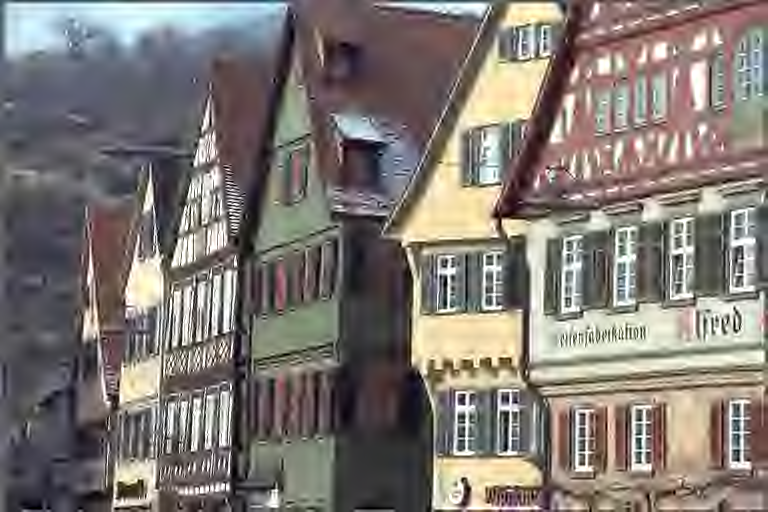
%> input picture test_syn(DMOS=61.18).bmp, 768 x 512 px
$ octave --eval "result = ext_feats_DCT(imread('../test_syn(DMOS=61.18).bmp'));"   (GNU Octave 9; MATLAB toolbox functions it lacks are replaced by stand-ins)
%> lines starting %> are read from the running program, lines starting %| are printed output that depends on the picture
### dct_feats/co_benford.m
function output = co_benford(img)
%% benford's law

benf_stb = [31,17.6,12.5,9.7,7.9,6.7,5.8,5.1,4.6]';

I = dct2(img);

leading_digits = [];

leading_digits = str2double(regexp(sprintf('%e ',I.'), '\d\.', 'match'));

sat_digits = tabulate(leading_digits);
if length(sat_digits) == 9
    dist = (sat_digits(:,3)-benf_stb).^2;
else
    dist = (sat_digits(2:10,3)-benf_stb).^2;
end

output = sqrt(sum(dist));

### dct_feats/ext_feats_DCT.m
function features = ext_feats_DCT(I)
%% Extract Features in DCT Domain

    h = fspecial('gaussian',3);
    Img = double(I(:,:,1));

    disp('Time of extracting features in the transform domain')
    tic
%% 1st scale
    %% Benford's Law

    ben = co_benford(Img);

    %% Energy Subband Ratio

    all_en_rto = blkproc(Img,[3,3],[1,1],@co_energy_subband_ratio);
    en_rto_temp = sort(all_en_rto(:),'descend');
    en_rto_mean100 = mean(en_rto_temp);
    en_rto_mean10 = mean(en_rto_temp(1:ceil(length(en_rto_temp)/10)));

    %% Frequency Variation in Three Orientations

    var_orientation = blkproc(Img,[3 3],[1,1],@co_orientation);
    all_ori_temp = sort(var_orientation(:),'descend');
    all_ori_mean100 = mean(all_ori_temp);
    all_ori_mean10 = mean(all_ori_temp(1:ceil(length(all_ori_temp)/10)));

    features1 = [ben,en_rto_mean100,en_rto_mean10,all_ori_mean100,all_ori_mean10];

%% 2nd scale

    Img1_filtered=double(imfilter(Img,h));
    Img2 = Img1_filtered(2:2:end,2:2:end);

    %% Benford's Law

    ben = co_benford(Img2);

    %% Energy Subband Ratio

    all_en_rto = blkproc(Img2,[3,3],[1,1],@co_energy_subband_ratio);
    en_rto_temp = sort(all_en_rto(:),'descend');
    en_rto_mean100 = mean(en_rto_temp);
    en_rto_mean10 = mean(en_rto_temp(1:ceil(length(en_rto_temp)/10)));

    %% Frequency Variation in Three Orientations

    var_orientation = blkproc(Img2,[3 3],[1,1],@co_orientation);
    all_ori_temp = sort(var_orientation(:),'descend');
    all_ori_mean100 = mean(all_ori_temp);
    all_ori_mean10 = mean(all_ori_temp(1:ceil(length(all_ori_temp)/10)));

    features2 = [ben,en_rto_mean100,en_rto_mean10,all_ori_mean100,all_ori_mean10];

    clear en_rto_temp  all_ori_temp

%% 3th scale

    Img2_filtered=double(imfilter(Img2,h));
    Img3 = Img2_filtered(2:2:end,2:2:end);

    %% Energy Subband Ratio

    all_en_rto = blkproc(Img3,[3,3],[1,1],@co_energy_subband_ratio);
    en_rto_temp = sort(all_en_rto(:),'descend');
    en_rto_mean100 = mean(en_rto_temp);
    en_rto_mean10 = mean(en_rto_temp(1:ceil(length(en_rto_temp)/10)));

    %% Frequency Variation in Three Orientations

        var_orientation = blkproc(Img3,[3 3],[1,1],@co_orientation);
    all_ori_temp = sort(var_orientation(:),'descend');
    all_ori_mean100 = mean(all_ori_temp);
    all_ori_mean10 = mean(all_ori_temp(1:ceil(length(all_ori_temp)/10)));

    features3 = [en_rto_mean100,en_rto_mean10,all_ori_mean100,all_ori_mean10];

    clear en_rto_temp  all_ori_temp
    toc;
features =  [features1,features2,features3];
%> in ext_feats_DCT, `Img = double(I(:,:,1));`:
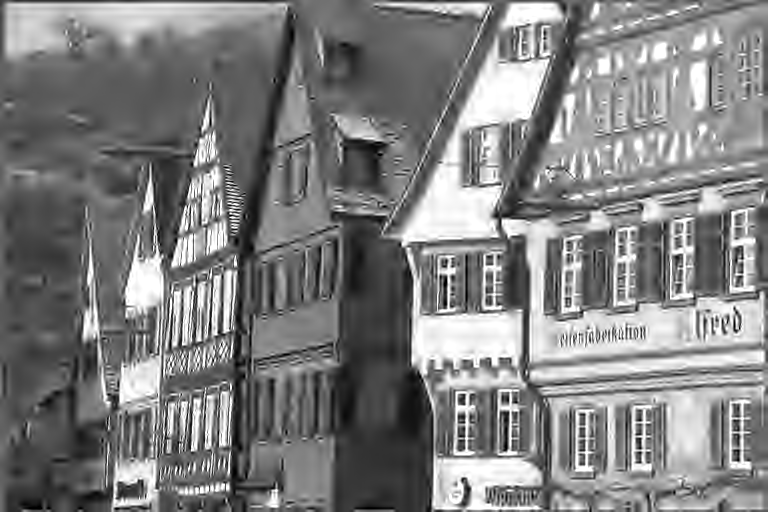
%> Img: size 512x768 double; min 0, max 255, mean 127.9
%> in co_benford, `sat_digits = tabulate(leading_digits);`: sat_digits = [1 116698 29.68; 2 71527 18.19; 3 50586 12.86; 4 38450 9.78; 5 30823 7.84; 6 25743 6.55; 7 22173 5.64; 8 19542 4.97; 9 17674 4.49]
%> in co_benford, `dist = (sat_digits(:,3)-benf_stb).^2;`: dist = [1.75; 0.348; 0.133; 0.00614; 0.00376; 0.0235; 0.026; 0.017; 0.0111]
%> in co_benford, `output = sqrt(sum(dist));`: output = 1.52
%> (the run ends here)
